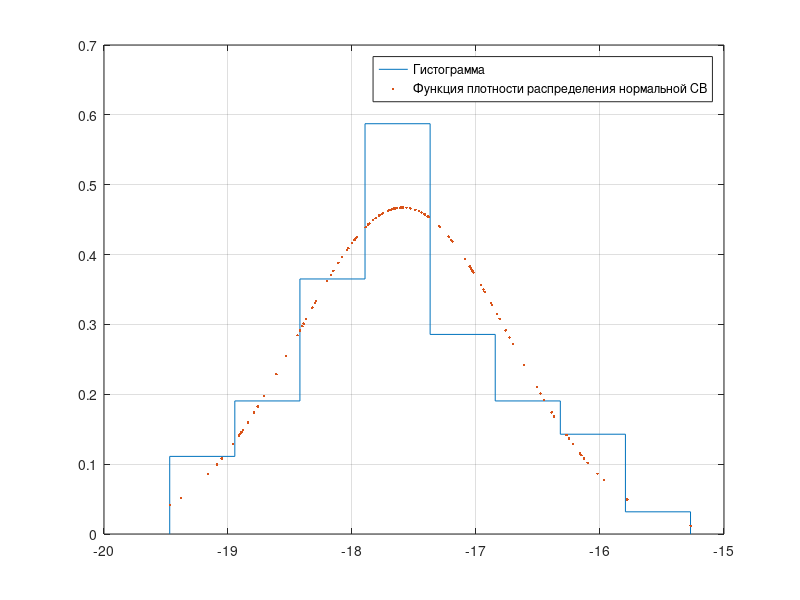
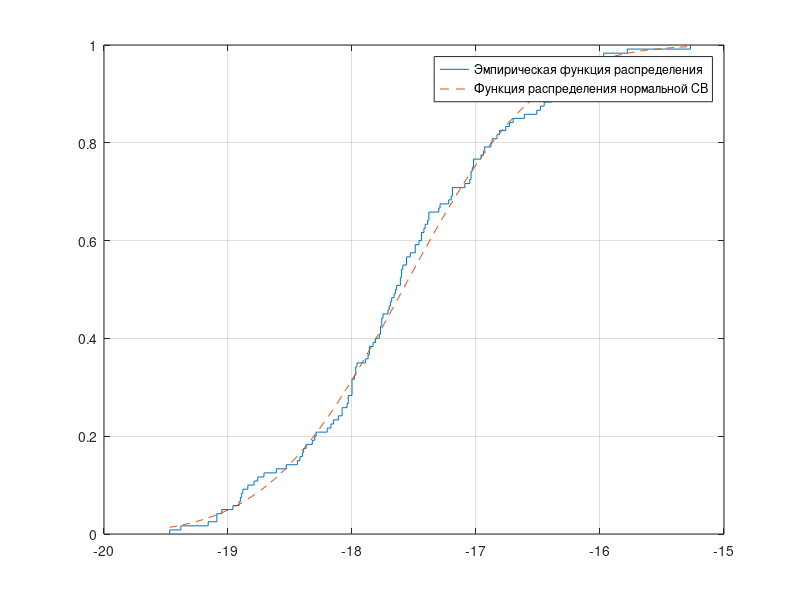

The MATLAB script that drew these images, in order:
function lab1
    clear
    X=[-17.04,-18.29,-17.38,-18.11,-18.96,-17.65,-17.02,-17.22,-16.25,-17.44,-17.69,-17.61,-17.09,-17.19,-16.02,-17.56,-16.94,-17.29,-16.93,-16.61,-19.38,-17.53,-16.39,-17.89,-17.98,-17.04,-16.22,-19.09,-18.91,-17.77,-18.30,-17.44,-18.84,-16.39,-16.13,-18.37,-16.37,-16.70,-17.78,-17.03,-17.76,-17.87,-17.20,-18.44,-17.19,-17.75,-16.81,-17.97,-18.03,-16.87,-16.10,-19.16,-16.51,-18.39,-16.48,-18.08,-17.49,-18.89,-19.09,-17.96,-18.40,-16.96,-18.15,-18.71,-17.81,-17.86,-19.47,-17.86,-17.60,-17.30,-17.60,-17.71,-18.42,-16.88,-16.76,-18.00,-17.97,-16.83,-18.00,-18.08,-17.61,-17.02,-16.73,-17.64,-18.76,-17.68,-18.04,-16.45,-18.79,-18.03,-17.38,-15.27,-15.97,-17.41,-18.61,-18.00,-17.42,-17.77,-19.05,-16.16,-16.27,-18.00,-18.90,-17.05,-17.46,-17.49,-18.20,-17.59,-15.78,-18.88,-18.53,-17.39,-17.83,-18.17,-16.15,-17.66,-17.76,-18.32,-17.70,-17.56];
    
    % Пункт a)
    Mmax = max(X);
    Mmin = min(X);
    
    % Пункт б)
    R = Mmax - Mmin;
    
    % Пункт в)
    mu = find_mu(X);
    S2 = find_S2(X);
    
    % Пункт г)
    % Гистограмма
    m = find_m(X);
    [J, count] = intervalization(X, m);
    stairs([J(1) J], [0 count 0]);
    % График 1
    hold on;
    Y1 = f(X, mu, S2);
    plot(X, Y1, '.');
    grid on;
    legend('Гистограмма','Функция плотности распределения нормальной СВ');
    hold off;
    % График 2
    figure;
    empF(sort(X));
    hold on;
    F(sort(X), mu, getS(X), m, R);
    grid on;
    legend('Эмпирическая функция распределения','Функция распределения нормальной СВ');
    hold off;

    function [mu] = find_mu(X)
        mu = sum(X)/size(X,2);
    end

    function [S2] = find_S2(X)
        S2 = sum((X - find_mu(X)) .* (X - find_mu(X)))/ (size(X,2) - 1);
    end

    function sigma = getSigmaSqr(X)
        tempMu = find_mu(X);
        sigma = sum((X - tempMu) .* (X - tempMu)) / size(X,2);
    end

    function Ssqr = getS(X)
        n = size(X,2);
        Ssqr = n/ (n - 1) * getSigmaSqr(X);
    end

    function [m] = find_m(X)
        m = floor(log2(size(X, 2))) + 2;
    end

    function [J, count] = intervalization(X, m)
        sortX = sort(X);
        n = size(sortX,2);
        delta = (sortX(end) - sortX(1)) / m;
        J = sortX(1):delta:sortX(end);
        count = zeros(1,m);

        for i = 1:(size(J,2)-1)
            for j = 1:n
                if (sortX(j) >= J(i) && sortX(j) < J(i+1))
                    count(i) = count(i) + 1;
                end
            end
        end

        count(end) = count(end) + sum(sortX==(sortX(end)));

        for i = 1:size(count,2)
            count(i) = count(i)/(n * delta);
        end

    end

    function [Y] = f(X, MX, DX)
        Y = normpdf(X, MX, sqrt(DX));
    end

    function empF(X)
        [yy, xx] = ecdf(X);
        stairs(xx, yy);
    end
    
    function F(X, MX, DX, m, R)
        delta = R/m;
        Xn = min(X):delta/20:max(X);
        Y = 1/2 * (1 + erf((Xn - MX) / sqrt(2*DX)));
        plot(Xn, Y, '--');
    end
end